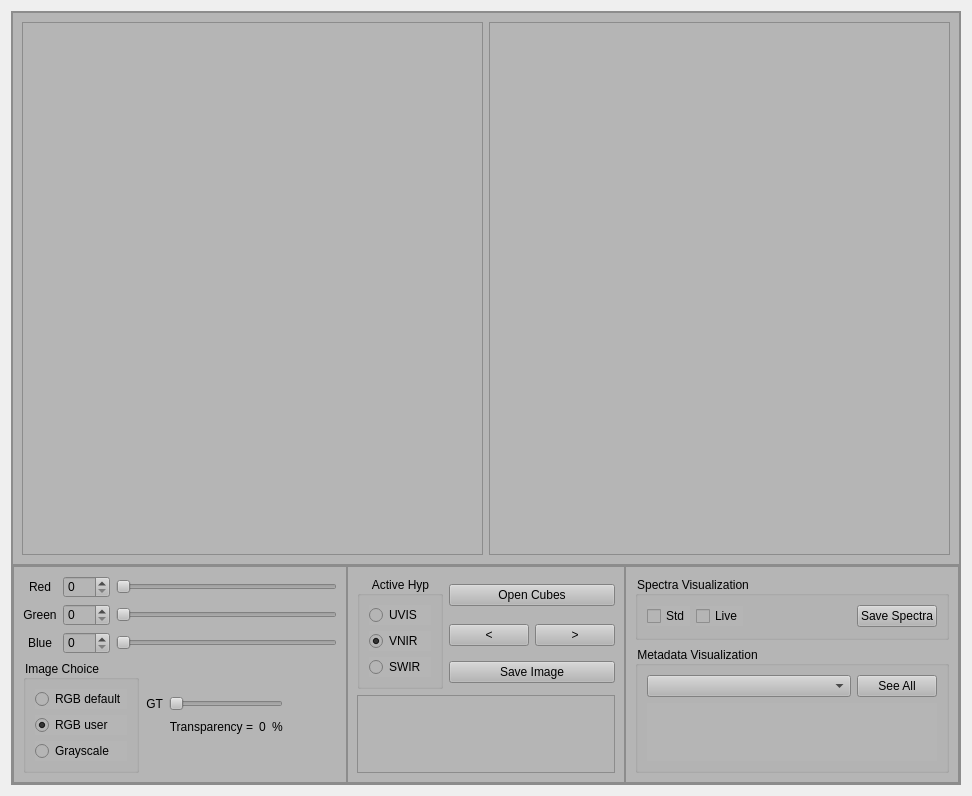
<?xml version="1.0" encoding="UTF-8"?>
<ui version="4.0">
 <class>DataVizualisation</class>
 <widget class="QWidget" name="DataVizualisation">
  <property name="geometry">
   <rect>
    <x>0</x>
    <y>0</y>
    <width>972</width>
    <height>796</height>
   </rect>
  </property>
  <property name="windowTitle">
   <string>Data Visualization Tool</string>
  </property>
  <layout class="QVBoxLayout" name="verticalLayout_2">
   <item>
    <widget class="QFrame" name="frame_principal">
     <property name="minimumSize">
      <size>
       <width>200</width>
       <height>400</height>
      </size>
     </property>
     <property name="font">
      <font>
       <pointsize>10</pointsize>
      </font>
     </property>
     <property name="styleSheet">
      <string notr="true">background-color: rgb(181, 181, 181);</string>
     </property>
     <property name="frameShape">
      <enum>QFrame::StyledPanel</enum>
     </property>
     <property name="frameShadow">
      <enum>QFrame::Raised</enum>
     </property>
     <layout class="QVBoxLayout" name="verticalLayout" stretch="3,1">
      <property name="spacing">
       <number>0</number>
      </property>
      <property name="leftMargin">
       <number>0</number>
      </property>
      <property name="topMargin">
       <number>0</number>
      </property>
      <property name="rightMargin">
       <number>0</number>
      </property>
      <property name="bottomMargin">
       <number>0</number>
      </property>
      <item>
       <widget class="QFrame" name="frame_up">
        <property name="minimumSize">
         <size>
          <width>0</width>
          <height>0</height>
         </size>
        </property>
        <property name="styleSheet">
         <string notr="true"/>
        </property>
        <property name="frameShape">
         <enum>QFrame::StyledPanel</enum>
        </property>
        <property name="frameShadow">
         <enum>QFrame::Raised</enum>
        </property>
        <layout class="QHBoxLayout" name="horizontalLayout" stretch="2,2">
         <item>
          <widget class="QFrame" name="frame_image">
           <property name="styleSheet">
            <string notr="true"/>
           </property>
           <property name="frameShape">
            <enum>QFrame::StyledPanel</enum>
           </property>
           <property name="frameShadow">
            <enum>QFrame::Raised</enum>
           </property>
           <layout class="QHBoxLayout" name="horizontalLayout_2">
            <property name="spacing">
             <number>0</number>
            </property>
            <property name="leftMargin">
             <number>0</number>
            </property>
            <property name="topMargin">
             <number>0</number>
            </property>
            <property name="rightMargin">
             <number>0</number>
            </property>
            <property name="bottomMargin">
             <number>0</number>
            </property>
            <item>
             <layout class="QVBoxLayout" name="verticalLayout_image">
              <property name="spacing">
               <number>0</number>
              </property>
             </layout>
            </item>
           </layout>
          </widget>
         </item>
         <item>
          <widget class="QFrame" name="frame">
           <property name="minimumSize">
            <size>
             <width>0</width>
             <height>200</height>
            </size>
           </property>
           <property name="styleSheet">
            <string notr="true"/>
           </property>
           <property name="frameShape">
            <enum>QFrame::StyledPanel</enum>
           </property>
           <property name="frameShadow">
            <enum>QFrame::Raised</enum>
           </property>
           <layout class="QHBoxLayout" name="horizontalLayout_6">
            <property name="leftMargin">
             <number>0</number>
            </property>
            <property name="topMargin">
             <number>0</number>
            </property>
            <property name="rightMargin">
             <number>0</number>
            </property>
            <property name="bottomMargin">
             <number>0</number>
            </property>
            <item>
             <layout class="QVBoxLayout" name="verticalLayout_spectra"/>
            </item>
           </layout>
          </widget>
         </item>
        </layout>
       </widget>
      </item>
      <item>
       <widget class="QFrame" name="frame_down">
        <property name="styleSheet">
         <string notr="true"/>
        </property>
        <property name="frameShape">
         <enum>QFrame::StyledPanel</enum>
        </property>
        <property name="frameShadow">
         <enum>QFrame::Raised</enum>
        </property>
        <layout class="QHBoxLayout" name="horizontalLayout_3" stretch="2,1,2">
         <property name="spacing">
          <number>0</number>
         </property>
         <property name="leftMargin">
          <number>0</number>
         </property>
         <property name="topMargin">
          <number>0</number>
         </property>
         <property name="rightMargin">
          <number>0</number>
         </property>
         <property name="bottomMargin">
          <number>0</number>
         </property>
         <item>
          <widget class="QFrame" name="frame_display_options">
           <property name="styleSheet">
            <string notr="true"/>
           </property>
           <property name="frameShape">
            <enum>QFrame::StyledPanel</enum>
           </property>
           <property name="frameShadow">
            <enum>QFrame::Raised</enum>
           </property>
           <layout class="QVBoxLayout" name="verticalLayout_6" stretch="3,3">
            <property name="sizeConstraint">
             <enum>QLayout::SetDefaultConstraint</enum>
            </property>
            <item>
             <layout class="QGridLayout" name="gridLayout_RGBchannels">
              <item row="1" column="2">
               <widget class="QSlider" name="horizontalSlider_green_channel">
                <property name="maximum">
                 <number>149</number>
                </property>
                <property name="value">
                 <number>0</number>
                </property>
                <property name="orientation">
                 <enum>Qt::Horizontal</enum>
                </property>
               </widget>
              </item>
              <item row="0" column="2">
               <widget class="QSlider" name="horizontalSlider_red_channel">
                <property name="maximum">
                 <number>149</number>
                </property>
                <property name="value">
                 <number>0</number>
                </property>
                <property name="orientation">
                 <enum>Qt::Horizontal</enum>
                </property>
               </widget>
              </item>
              <item row="2" column="2">
               <widget class="QSlider" name="horizontalSlider_blue_channel">
                <property name="maximum">
                 <number>149</number>
                </property>
                <property name="value">
                 <number>0</number>
                </property>
                <property name="orientation">
                 <enum>Qt::Horizontal</enum>
                </property>
               </widget>
              </item>
              <item row="0" column="0">
               <widget class="QLabel" name="label_red_channel">
                <property name="text">
                 <string>Red</string>
                </property>
                <property name="alignment">
                 <set>Qt::AlignCenter</set>
                </property>
               </widget>
              </item>
              <item row="1" column="1">
               <widget class="QSpinBox" name="spinBox_green_channel">
                <property name="maximum">
                 <number>149</number>
                </property>
                <property name="value">
                 <number>0</number>
                </property>
               </widget>
              </item>
              <item row="0" column="1">
               <widget class="QSpinBox" name="spinBox_red_channel">
                <property name="maximum">
                 <number>149</number>
                </property>
                <property name="singleStep">
                 <number>1</number>
                </property>
                <property name="value">
                 <number>0</number>
                </property>
               </widget>
              </item>
              <item row="1" column="0">
               <widget class="QLabel" name="label_green_channel">
                <property name="text">
                 <string>Green</string>
                </property>
                <property name="alignment">
                 <set>Qt::AlignCenter</set>
                </property>
               </widget>
              </item>
              <item row="2" column="1">
               <widget class="QSpinBox" name="spinBox_blue_channel">
                <property name="maximum">
                 <number>149</number>
                </property>
                <property name="value">
                 <number>0</number>
                </property>
               </widget>
              </item>
              <item row="2" column="0">
               <widget class="QLabel" name="label_blue_channel">
                <property name="text">
                 <string>Blue</string>
                </property>
                <property name="alignment">
                 <set>Qt::AlignCenter</set>
                </property>
               </widget>
              </item>
             </layout>
            </item>
            <item>
             <layout class="QHBoxLayout" name="horizontalLayout_4" stretch="1,1,0,0">
              <item>
               <widget class="QGroupBox" name="groupBox_image_type">
                <property name="title">
                 <string>Image Choice</string>
                </property>
                <layout class="QVBoxLayout" name="verticalLayout_3">
                 <item>
                  <widget class="QRadioButton" name="radioButton_rgb_default">
                   <property name="text">
                    <string>RGB default</string>
                   </property>
                  </widget>
                 </item>
                 <item>
                  <widget class="QRadioButton" name="radioButton_rgb_user">
                   <property name="enabled">
                    <bool>true</bool>
                   </property>
                   <property name="text">
                    <string>RGB user</string>
                   </property>
                   <property name="checked">
                    <bool>true</bool>
                   </property>
                  </widget>
                 </item>
                 <item>
                  <widget class="QRadioButton" name="radioButton_grayscale">
                   <property name="text">
                    <string>Grayscale</string>
                   </property>
                  </widget>
                 </item>
                </layout>
               </widget>
              </item>
              <item>
               <layout class="QGridLayout" name="gridLayout_2">
                <item row="2" column="1">
                 <widget class="QLabel" name="label_transparency">
                  <property name="text">
                   <string>Transparency =</string>
                  </property>
                  <property name="alignment">
                   <set>Qt::AlignRight|Qt::AlignTrailing|Qt::AlignVCenter</set>
                  </property>
                 </widget>
                </item>
                <item row="1" column="0">
                 <widget class="QLabel" name="label_GT">
                  <property name="text">
                   <string>GT</string>
                  </property>
                  <property name="alignment">
                   <set>Qt::AlignRight|Qt::AlignTrailing|Qt::AlignVCenter</set>
                  </property>
                 </widget>
                </item>
                <item row="2" column="0">
                 <spacer name="horizontalSpacer">
                  <property name="orientation">
                   <enum>Qt::Horizontal</enum>
                  </property>
                  <property name="sizeHint" stdset="0">
                   <size>
                    <width>40</width>
                    <height>20</height>
                   </size>
                  </property>
                 </spacer>
                </item>
                <item row="3" column="1">
                 <spacer name="verticalSpacer_2">
                  <property name="orientation">
                   <enum>Qt::Vertical</enum>
                  </property>
                  <property name="sizeHint" stdset="0">
                   <size>
                    <width>20</width>
                    <height>40</height>
                   </size>
                  </property>
                 </spacer>
                </item>
                <item row="1" column="1" colspan="3">
                 <widget class="QSlider" name="horizontalSlider_transparency_GT">
                  <property name="maximum">
                   <number>100</number>
                  </property>
                  <property name="value">
                   <number>0</number>
                  </property>
                  <property name="sliderPosition">
                   <number>0</number>
                  </property>
                  <property name="orientation">
                   <enum>Qt::Horizontal</enum>
                  </property>
                 </widget>
                </item>
                <item row="2" column="2">
                 <widget class="QLabel" name="label_transparency_value">
                  <property name="text">
                   <string>0</string>
                  </property>
                  <property name="alignment">
                   <set>Qt::AlignCenter</set>
                  </property>
                 </widget>
                </item>
                <item row="0" column="1">
                 <spacer name="verticalSpacer">
                  <property name="orientation">
                   <enum>Qt::Vertical</enum>
                  </property>
                  <property name="sizeHint" stdset="0">
                   <size>
                    <width>20</width>
                    <height>40</height>
                   </size>
                  </property>
                 </spacer>
                </item>
                <item row="2" column="3">
                 <widget class="QLabel" name="label">
                  <property name="text">
                   <string>%</string>
                  </property>
                 </widget>
                </item>
               </layout>
              </item>
              <item>
               <spacer name="horizontalSpacer_3">
                <property name="orientation">
                 <enum>Qt::Horizontal</enum>
                </property>
                <property name="sizeHint" stdset="0">
                 <size>
                  <width>40</width>
                  <height>20</height>
                 </size>
                </property>
               </spacer>
              </item>
              <item>
               <spacer name="horizontalSpacer_2">
                <property name="orientation">
                 <enum>Qt::Horizontal</enum>
                </property>
                <property name="sizeHint" stdset="0">
                 <size>
                  <width>40</width>
                  <height>20</height>
                 </size>
                </property>
               </spacer>
              </item>
             </layout>
            </item>
           </layout>
          </widget>
         </item>
         <item>
          <widget class="QFrame" name="frame_button_image">
           <property name="styleSheet">
            <string notr="true"/>
           </property>
           <property name="frameShape">
            <enum>QFrame::StyledPanel</enum>
           </property>
           <property name="frameShadow">
            <enum>QFrame::Raised</enum>
           </property>
           <layout class="QGridLayout" name="gridLayout">
            <item row="2" column="1" colspan="2">
             <widget class="QPushButton" name="pushButton_open_hypercube">
              <property name="styleSheet">
               <string notr="true"/>
              </property>
              <property name="text">
               <string>Open Cubes</string>
              </property>
              <property name="autoExclusive">
               <bool>false</bool>
              </property>
             </widget>
            </item>
            <item row="3" column="2">
             <widget class="QPushButton" name="pushButton_next_cube">
              <property name="text">
               <string>&gt;</string>
              </property>
             </widget>
            </item>
            <item row="3" column="1">
             <widget class="QPushButton" name="pushButton_prev_cube">
              <property name="text">
               <string>&lt;</string>
              </property>
             </widget>
            </item>
            <item row="4" column="1" colspan="2">
             <widget class="QPushButton" name="pushButton_save_image">
              <property name="styleSheet">
               <string notr="true"/>
              </property>
              <property name="text">
               <string>Save Image</string>
              </property>
              <property name="autoExclusive">
               <bool>false</bool>
              </property>
             </widget>
            </item>
            <item row="2" column="0" rowspan="3">
             <widget class="QGroupBox" name="groupBox_ActiceHyp">
              <property name="title">
               <string>Active Hyp</string>
              </property>
              <property name="alignment">
               <set>Qt::AlignCenter</set>
              </property>
              <layout class="QVBoxLayout" name="verticalLayout_5">
               <item>
                <widget class="QRadioButton" name="radioButton_UVIS">
                 <property name="text">
                  <string>UVIS</string>
                 </property>
                </widget>
               </item>
               <item>
                <widget class="QRadioButton" name="radioButton_VNIR">
                 <property name="text">
                  <string>VNIR</string>
                 </property>
                 <property name="checked">
                  <bool>true</bool>
                 </property>
                </widget>
               </item>
               <item>
                <widget class="QRadioButton" name="radioButton_SWIR">
                 <property name="text">
                  <string>SWIR</string>
                 </property>
                </widget>
               </item>
              </layout>
             </widget>
            </item>
            <item row="5" column="0" colspan="3">
             <widget class="QLabel" name="label_general_message">
              <property name="styleSheet">
               <string notr="true"/>
              </property>
              <property name="frameShape">
               <enum>QFrame::StyledPanel</enum>
              </property>
              <property name="text">
               <string/>
              </property>
              <property name="alignment">
               <set>Qt::AlignCenter</set>
              </property>
              <property name="wordWrap">
               <bool>true</bool>
              </property>
             </widget>
            </item>
           </layout>
          </widget>
         </item>
         <item>
          <widget class="QFrame" name="frame_spectra">
           <property name="styleSheet">
            <string notr="true"/>
           </property>
           <property name="frameShape">
            <enum>QFrame::StyledPanel</enum>
           </property>
           <property name="frameShadow">
            <enum>QFrame::Raised</enum>
           </property>
           <layout class="QVBoxLayout" name="verticalLayout_4" stretch="1,2">
            <item>
             <widget class="QGroupBox" name="groupBox_2">
              <property name="title">
               <string>Spectra Visualization</string>
              </property>
              <layout class="QHBoxLayout" name="horizontalLayout_7">
               <item>
                <widget class="QCheckBox" name="checkBox_std">
                 <property name="text">
                  <string>Std</string>
                 </property>
                </widget>
               </item>
               <item>
                <widget class="QCheckBox" name="checkBox_live_spectrum">
                 <property name="text">
                  <string>Live</string>
                 </property>
                </widget>
               </item>
               <item>
                <spacer name="horizontalSpacer_4">
                 <property name="orientation">
                  <enum>Qt::Horizontal</enum>
                 </property>
                 <property name="sizeHint" stdset="0">
                  <size>
                   <width>40</width>
                   <height>20</height>
                  </size>
                 </property>
                </spacer>
               </item>
               <item>
                <widget class="QPushButton" name="pushButton_save_spectra">
                 <property name="text">
                  <string>Save Spectra</string>
                 </property>
                </widget>
               </item>
              </layout>
             </widget>
            </item>
            <item>
             <widget class="QGroupBox" name="groupBox">
              <property name="title">
               <string>Metadata Visualization</string>
              </property>
              <layout class="QVBoxLayout" name="verticalLayout_7">
               <item>
                <layout class="QHBoxLayout" name="horizontalLayout_5" stretch="3,1">
                 <item>
                  <widget class="QComboBox" name="comboBox_metadata"/>
                 </item>
                 <item>
                  <widget class="QPushButton" name="pushButton_see_all_metadata">
                   <property name="text">
                    <string>See All</string>
                   </property>
                  </widget>
                 </item>
                </layout>
               </item>
               <item>
                <widget class="QLabel" name="label_metadata">
                 <property name="font">
                  <font>
                   <pointsize>10</pointsize>
                  </font>
                 </property>
                 <property name="styleSheet">
                  <string notr="true"/>
                 </property>
                 <property name="text">
                  <string/>
                 </property>
                 <property name="alignment">
                  <set>Qt::AlignCenter</set>
                 </property>
                 <property name="wordWrap">
                  <bool>true</bool>
                 </property>
                </widget>
               </item>
              </layout>
             </widget>
            </item>
           </layout>
          </widget>
         </item>
        </layout>
       </widget>
      </item>
     </layout>
    </widget>
   </item>
  </layout>
 </widget>
 <resources/>
 <connections/>
</ui>
